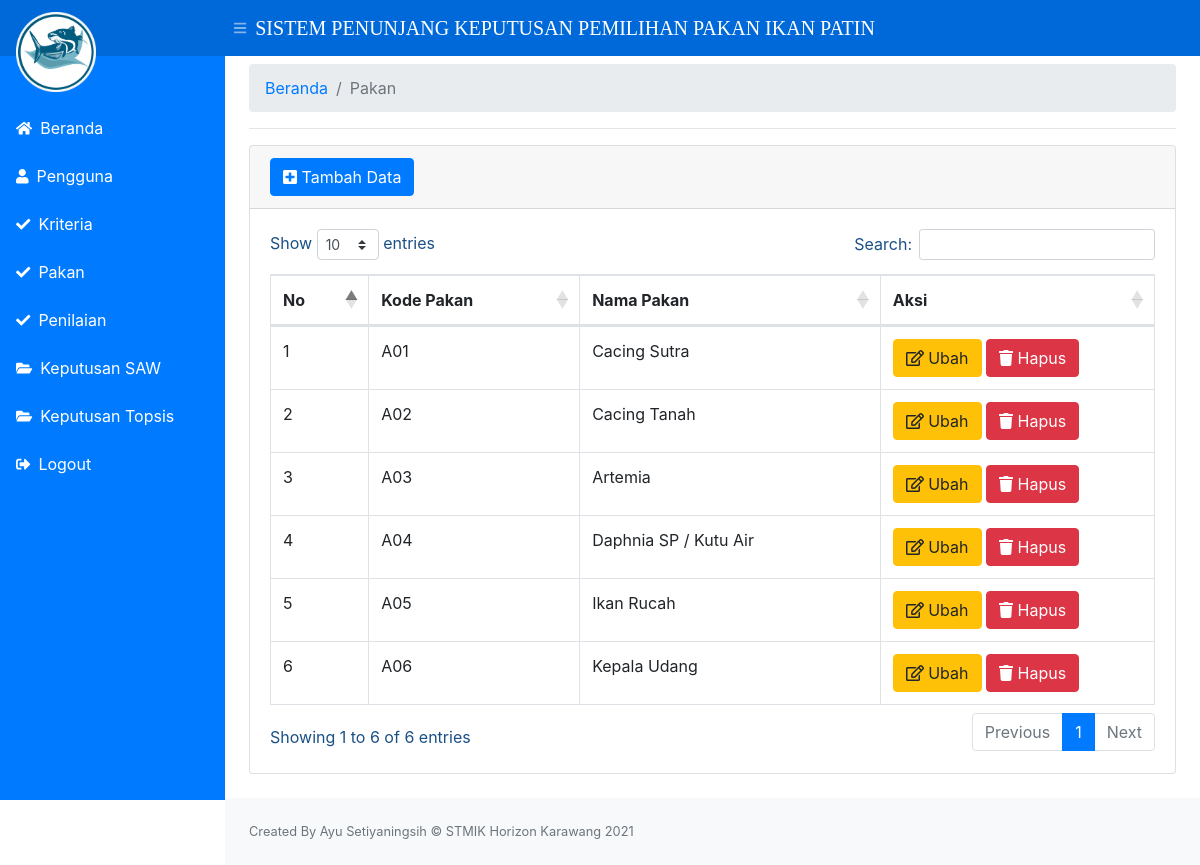
Screenshot of /index1.php?page=form-pakan (signed in) with the database file from the repository.
### tables this page shows
CREATE TABLE `pakan` (
  `kd_pakan` varchar(6) NOT NULL,
  `nm_pakan` varchar(25) NOT NULL
);

### pakan.php (the view, shortened to what this page needs)
<div class="container-fluid">
    <div class="mt-2">
        <nav aria-label="breadcrumb">
            <ol class="breadcrumb">
                <li class="breadcrumb-item"><a href="index1.php?page=dashboard">Beranda</a></li>
                <li class="breadcrumb-item active" aria-current="page">Pakan</li>
            </ol>
        </nav>
    </div>
    <hr>
    <div class="card mb-4">
        <div class="card-header">
            <button type="button" class="btn btn-primary" data-toggle="modal" data-target="#myModal">
                <i class="fas fa-plus-square"></i> Tambah Data
            </button>
        </div>
        <div class="card-body">
            <div class="table-responsive">
                <table class="table table-bordered" id="dataTable" width="100%" cellspacing="0">
                    <thead>
                        <tr>
                            <th>No</th>
                            <th>Kode Pakan</th>
                            <th>Nama Pakan</th>
                            <th>Aksi</th>
                        </tr>
                    </thead>
                    <tbody>
                        <?php
                        $ambildatapakan = mysqli_query($conn, "select * from pakan");
                        $i = 1;
                        while ($data = mysqli_fetch_array($ambildatapakan)) {
                            $kd_pakan = $data['kd_pakan'];
                            $nm_pakan = $data['nm_pakan'];
                        ?>
                            <tr>
                                <td><?= $i++; ?></td>
                                <td><?= $kd_pakan; ?></td>
                                <td><?= $nm_pakan; ?></td>
                                <td>
                                    <button type="button" class="btn btn-warning" data-toggle="modal" data-target="#ubah<?= $kd_pakan; ?>">
                                        <i class="far fa-edit"></i> Ubah
                                    </button>
                                    <button type="button" class="btn btn-danger" data-toggle="modal" data-target="#hapus<?= $kd_pakan; ?>">
                                        <i class="fas fa-trash"></i> Hapus
                                    </button>
                                </td>
                            </tr>
                        <?php
                        }
                        ?>
                    </tbody>
                </table>
            </div>
        </div>
    </div>
</div>
</main>

### rows the page displays
pakan: kd_pakan "A01", nm_pakan "Cacing Sutra"
pakan: kd_pakan "A02", nm_pakan "Cacing Tanah"
pakan: kd_pakan "A03", nm_pakan "Artemia"
pakan: kd_pakan "A04", nm_pakan "Daphnia SP / Kutu Air"
pakan: kd_pakan "A05", nm_pakan "Ikan Rucah"
pakan: kd_pakan "A06", nm_pakan "Kepala Udang"
